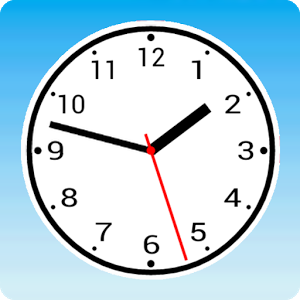
#> input picture im/c1.png, 300 x 300 px
$ python playground.py
#> lines starting #> are read from the running program, lines starting #| are printed output that depends on the picture
### utils/filters.py
import numpy as np
from matplotlib import pyplot as plt


def otsu_threshold(h):
    eps = 0.0000000000001
    criteria = np.zeros(256)
    L = 256
    for T in range(0, L):
        P0 = 0
        mu0 = 0
        for i in range(0, T):
            P0 += h[i]
            mu0 += i * h[i]
        mu0 = mu0 / (P0 + eps)

        P1 = 0
        mu1 = 0
        for i in range(T, L):
            P1 += h[i]
            mu1 += i * h[i]
        mu1 = mu1 / (P1 + eps)
        criteria[T] = P0 * mu0 * mu0 + P1 * mu1 * mu1

    thr = np.argmax(criteria)
    return thr


# [14 lines left out: functions get_median_value, apply_median_filter, not called in this run]


def get_image_contours(img=np.zeros((1, 1)), show_plots=False):
    h, w = img.shape

    bordered_image = np.zeros((h + 1, w + 1))
    bordered_image[:h, :w] = img

    fx = np.zeros((h, w))
    fy = np.zeros((h, w))

    for line in range(0, h):
        for column in range(0, w):
            fx[line, column] = bordered_image[line, column] - bordered_image[line + 1, column]
            fy[line, column] = bordered_image[line, column] - bordered_image[line, column + 1]

    if show_plots:
        plt.figure(), plt.imshow(fx, cmap='gray'), plt.colorbar(), plt.show()
        plt.figure(), plt.imshow(fy, cmap='gray'), plt.colorbar(), plt.show()

    return np.abs(fx) + np.abs(fy)

### playground.py
import numpy as np
from matplotlib import pyplot as plt
from skimage import color

from utils.custom_hough_transform import compute_hough_space, compute_maximums_vector
from utils.filters import otsu_threshold, get_image_contours

img = plt.imread('im/c1.png')
#> img is the input picture: shape (300, 300, 4) float32; mean R, G, B, A 0.709, 0.834, 0.895, 0.998

img = color.rgb2gray(img[:, :, :3]) * 255
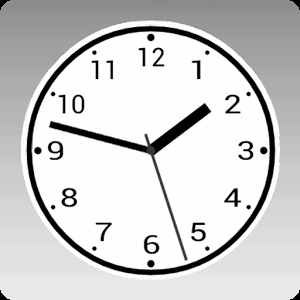
#> img: shape (300, 300) float32; min 0, max 255, mean 207.1
plt.figure()
plt.imshow(img, cmap="gray")

h, w = img.shape
#> h = 300; w = 300
img = img[h // 3:2 * h // 3, w // 3: 2 * w // 3]
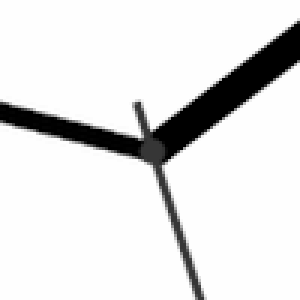
#> img: shape (100, 100) float32 (shown 3 times larger); min 0, max 255, mean 226.2
plt.figure()
plt.title("cropped")
plt.imshow(img)

h, _ = np.histogram(img, bins=256, range=(0, 256), density=False)
#> h = 256 values, max 8466 at index 254, min 0 at index 6, mean 39.06

plt.figure()
plt.plot(h)

print(otsu_threshold(h))
#> after the loop in otsu_threshold, `for T in range(0, L):`: criteria = 256 values, max 562786327.9 at index 137, min 507622078.4 at index 0, mean 559061052.8
#> in otsu_threshold, `thr = np.argmax(criteria)`: thr = 137
#| 137

contoured_img = get_image_contours(img)
#> in get_image_contours, `bordered_image[:h, :w] = img`:
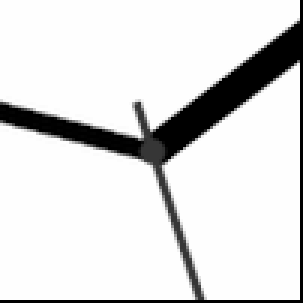
#> bordered_image: shape (101, 101) float64 (shown 3 times larger); min 0, max 255, mean 221.7
#> after the loop in get_image_contours, `for line in range(0, h):`:
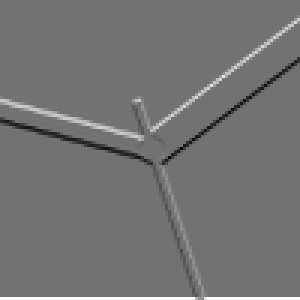
#> fx: shape (100, 100) float64 (shown 3 times larger); min -209, max 255, mean 2.5; drawn with min black and max white
#> after the loop in get_image_contours, `for line in range(0, h):`:
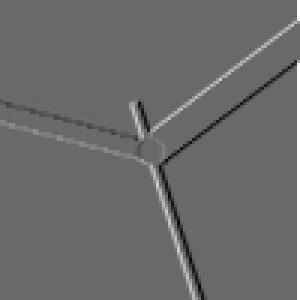
#> fy: shape (100, 100) float64 (shown 3 times larger); min -181.1, max 255, mean 2.4; drawn with min black and max white
#> in get_image_contours, `return np.abs(fx) + np.abs(fy)`:
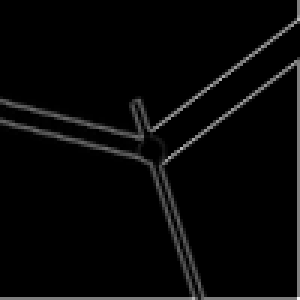
#> returned value: shape (100, 100) float64 (shown 3 times larger); min 0, max 510, mean 15.3; drawn with min black and max white
contour_histo, _ = np.histogram(contoured_img, bins=256, range=(0, 256), density=False)
#> contour_histo = 256 values, max 8598 at index 0, min 0 at index 129, mean 38.77
threshold = otsu_threshold(contour_histo)
#> threshold = 94
contoured_img = contoured_img > threshold
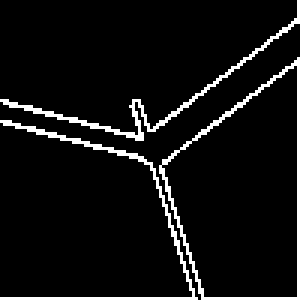
#> contoured_img: shape (100, 100) bool (shown 3 times larger); 6.8% white in thin lines or dots

h, w = contoured_img.shape
#> h = 100; w = 100

#> (the run stopped early here; a loop or call above may not have finished)

$ run again, with im/c3.png copied over im/c1.png
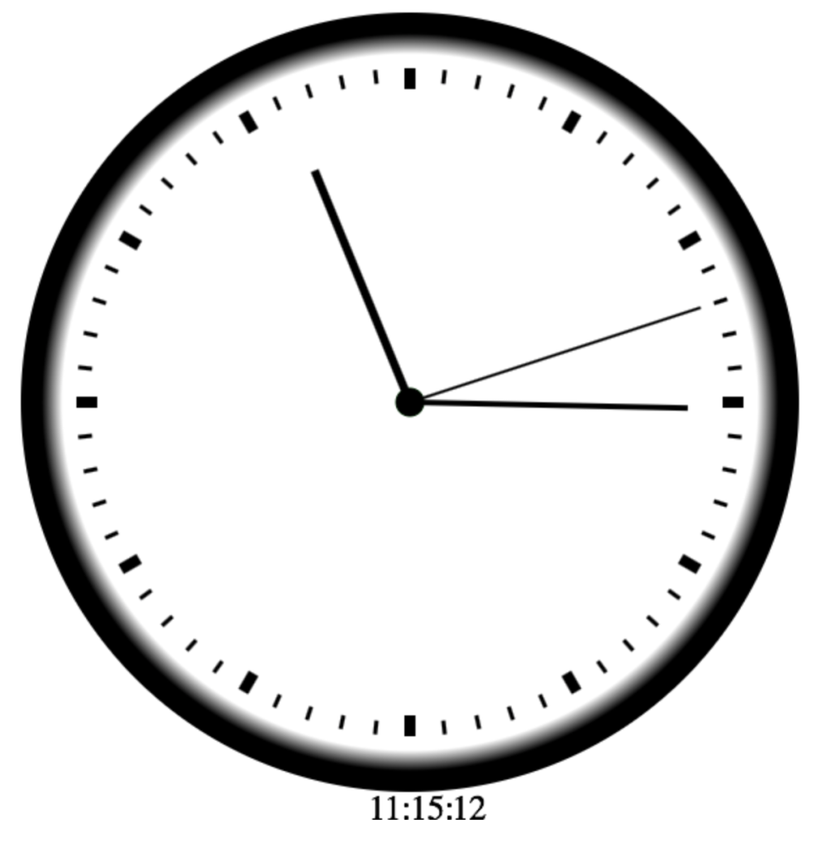
#> input picture im/c3.png, 831 x 849 px, shrunk from 1003 x 1024 before the run
#> img is the input picture: shape (849, 831, 3) float32; mean R, G, B 0.88, 0.88, 0.88
#> `h, _ = np.histogram(img, bins=256, range=(0, 256), density=False)`: h = 256 values, max 74087 at index 254, min 0 at index 23, mean 306.2
#> after the loop in otsu_threshold, `for T in range(0, L):`: criteria = 256 values, max 4.85e+09 at index 142, min 4.71e+09 at index 0, mean 4.84e+09
#> thr = 142
#| 142
#> after the loop in get_image_contours, `for line in range(0, h):`:
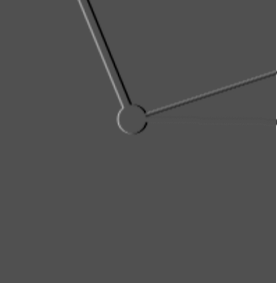
#> fy: shape (283, 277) float64; min -117, max 255, mean 0.9; drawn with min black and max white
#> contour_histo = 256 values, max 73790 at index 0, min 0 at index 157, mean 306.2
#> threshold = 75
#> `contoured_img = contoured_img > threshold`:
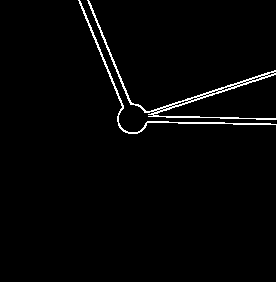
#> contoured_img: shape (283, 277) bool; 2.7% white in thin lines or dots

$ run again, with im/negative_slope.png copied over im/c1.png
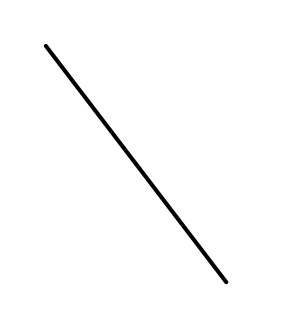
#> input picture im/negative_slope.png, 302 x 331 px
#> img is the input picture: shape (331, 302, 3) float32; min 0, max 1, mean 0.988
#> `h, _ = np.histogram(img, bins=256, range=(0, 256), density=False)`: h = 256 values, max 10422 at index 254, min 0 at index 7, mean 43.4
#> after the loop in otsu_threshold, `for T in range(0, L):`: criteria = 256 values, max 679070885.7 at index 134, min 650575377.9 at index 0, mean 677548922.4
#> thr = 134
#| 134
#> contour_histo = 256 values, max 10214 at index 0, min 0 at index 49, mean 43.39
#> threshold = 112
#> `contoured_img = contoured_img > threshold`:
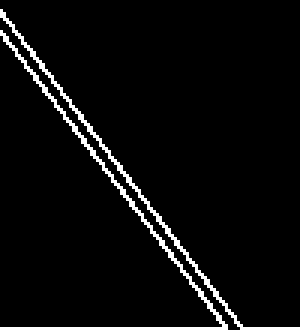
#> contoured_img: shape (110, 101) bool (shown 3 times larger); 5.3% white in thin lines or dots
